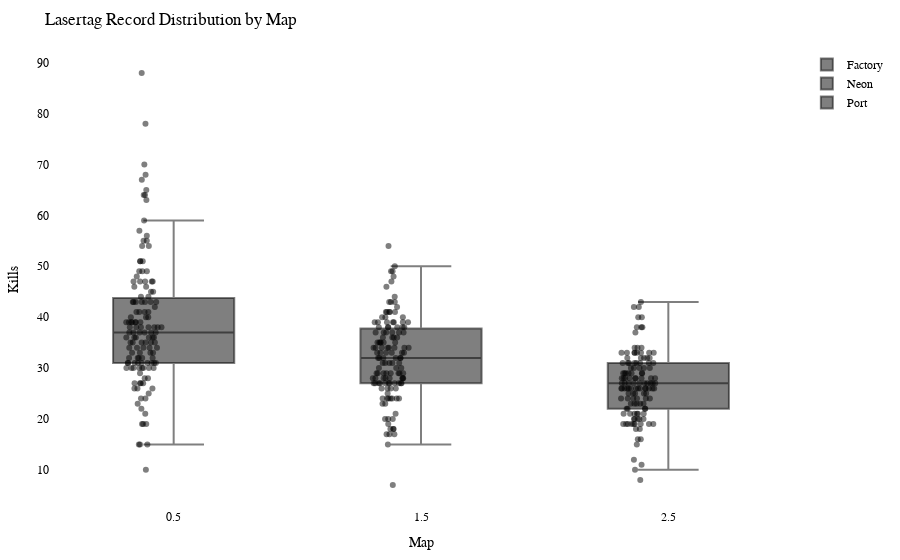

Notebook cell for this chart:
### Code cell
import plotly.graph_objects as go
import plotly.io as pio

df = getRecordsDataframe(minigame="Lasertag")

# Calculate the offset for centering the data points
num_columns = len(df.columns)
offset = 0.5

# Create a Swarm plot using Plotly
fig = go.Figure()

for i, column in enumerate(df.columns):
    x_values = [i + offset] * len(df[column])  # Adjust x-values with offset for horizontal centering
    fig.add_trace(go.Box(x=x_values,
                         y=df[column],
                         name=column,
                         boxpoints='all',
                         pointpos=-0.5,  # Adjust point position to prevent overlapping
                         marker=dict(color='rgba(0,0,0,0.5)', size=6),  # Adjust marker color and size
                         hovertext=df.index,
                         hoverinfo='text+y'))

fig.update_layout(title="Lasertag Record Distribution by Map",
                  xaxis=dict(title="Map"),
                  yaxis=dict(title="Kills"),
                  showlegend=True,
                  font=dict(family="Arial", size=12, color="black"),  # Customize font
                  plot_bgcolor="white",  # Set background color
                  margin=dict(l=50, r=50, t=50, b=50),  # Adjust margins for better layout
                  )

pio.show(fig)

pio.write_html(fig, "out/laser_swarm_plot.html")

### Figure 1 — Plotly figure (JSON) as saved in the notebook; plotly's stock layout.template omitted (floating-point values rounded to 4 significant figures; data arrays with more than 128 entries replaced by an {"elided": "..."} marker saying what was removed)
{"data": [{"boxpoints": "all", "hoverinfo": "text+y", "hovertext": {"elided": "139 str values"}, "marker": {"color": "rgba(0,0,0,0.5)", "size": 6}, "name": "Factory", "pointpos": -0.5, "type": "box", "x": {"elided": "139 float values"}, "y": {"elided": "139 int values"}}, {"boxpoints": "all", "hoverinfo": "text+y", "hovertext": {"elided": "139 str values"}, "marker": {"color": "rgba(0,0,0,0.5)", "size": 6}, "name": "Neon", "pointpos": -0.5, "type": "box", "x": {"elided": "139 float values"}, "y": {"elided": "139 int values"}}, {"boxpoints": "all", "hoverinfo": "text+y", "hovertext": {"elided": "139 str values"}, "marker": {"color": "rgba(0,0,0,0.5)", "size": 6}, "name": "Port", "pointpos": -0.5, "type": "box", "x": {"elided": "139 float values"}, "y": {"elided": "139 int values"}}], "layout": {"font": {"color": "black", "family": "Arial", "size": 12}, "margin": {"b": 50, "l": 50, "r": 50, "t": 50}, "plot_bgcolor": "white", "showlegend": true, "title": {"text": "Lasertag Record Distribution by Map"}, "xaxis": {"title": {"text": "Map"}}, "yaxis": {"title": {"text": "Kills"}}}}
